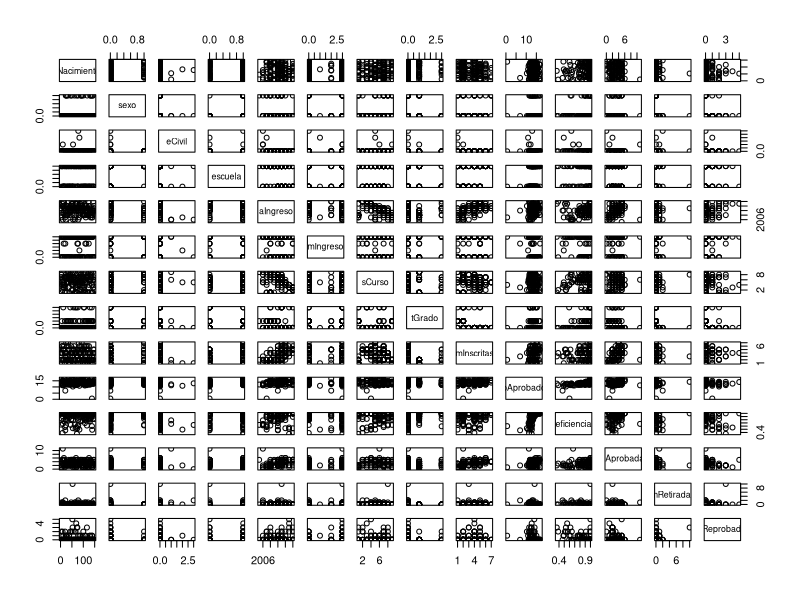

R code for this plot: (Note: this script raises an error after producing the figure.)
mydata = read.csv("minable.csv") #Loading the data

mydata[,1] = NULL
mydata[,15:52] = list(NULL) #Deleting columns without important information

#Splitting data into training and testing sets
sub = sample(nrow(mydata), floor(nrow(mydata) * 0.8)) #Defining indexs
training <- mydata[sub, ] #Creating 
testing <- mydata[-sub, ]

plot(training)

table(training$mIngreso, training$fNacimiento)
table(training$mIngreso, training$sexo)
table(training$mIngreso, training$eCivil)
table(training$mIngreso, training$escuela)
table(training$mIngreso, training$aIngreso)
table(training$mIngreso, training$sCurso)
table(training$mIngreso, training$tGrado)
table(training$mIngreso, training$mInscritas)
table(training$mIngreso, training$pAprobado)
table(training$mIngreso, training$eficiencia)
table(training$mIngreso, training$mAprobadas)
table(training$mIngreso, training$mRetiradas)
table(training$mIngreso, training$mReprobadas)

table(training$mIngreso)
png(file = "decision_tree.png")
outputTree = ctree(mIngreso ~ sexo, data = training)
plot(outputTree)
dev.off()